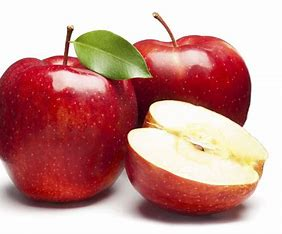
#> input picture Tutorial/Apple.jpeg, 282 x 234 px
$ jupyter execute MorphologicalOperations.ipynb
#> lines starting #> are read from the running program, lines starting #| are printed output that depends on the picture
Morphological operations: Each pixel's value is adjusted based on the values of the pixels surrounding the pixel

[cell 1]
import cv2 as cv
import numpy as np

1. Erosion: A pixel will eratin 255 iff all pixels in its kernel are 255, else it will be eroded to 0.

[cell 2]
img = cv.imread("Apple.jpeg")
#> img is the input picture: shape (234, 282, 3); mean B, G, R 143.6, 148.2, 199.1
cv.imshow("Apple", img)
cv.waitKey(5000)
cv.destroyAllWindows()

[cell 3]
gray = cv.cvtColor(img, cv.COLOR_BGR2GRAY)
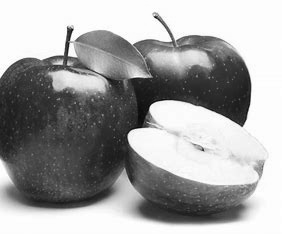
#> gray: shape (234, 282); min 7, max 255, mean 162.9
cv.imshow("Apple", gray)
cv.waitKey(5000)
cv.destroyAllWindows()

[cell 4]
erosion = cv.erode(gray, kernel=np.ones((5,5), np.uint8))
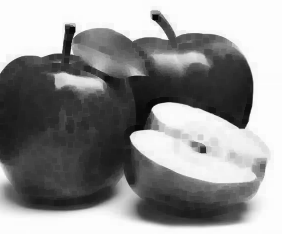
#> erosion: shape (234, 282); min 7, max 253, mean 146.1
cv.imshow("Apple", erosion)
cv.waitKey(5000)
cv.destroyAllWindows()

2. Dilation: Inverse of erosion, even if one value of the pixel's kernel has 255, then the pixel takes on 255

[cell 5]
dilation = cv.dilate(gray, kernel = np.ones((5,5), np.uint8))
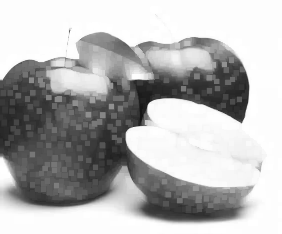
#> dilation: shape (234, 282); min 20, max 255, mean 180.5
cv.imshow("Apple", dilation)
cv.waitKey(5000)
cv.destroyAllWindows()

3. Opening: erosion followed by dilation; Removes noise

[cell 6]
opening = cv.morphologyEx(gray, cv.MORPH_OPEN, kernel = np.ones((5,5), np.uint8))
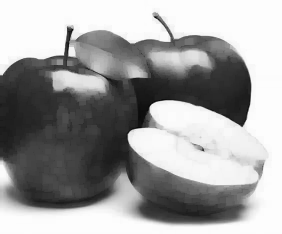
#> opening: shape (234, 282); min 7, max 253, mean 159.4
cv.imshow("Apple", opening)
cv.waitKey(5000)
cv.destroyAllWindows()

4. Closing: Dilation followed by erosion; fills patches in the foreground image

[cell 7]
closing = cv.morphologyEx(gray, cv.MORPH_CLOSE, kernel = np.ones((5,5), np.uint8))
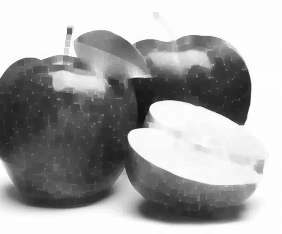
#> closing: shape (234, 282); min 20, max 255, mean 167.4
cv.imshow("Apple", closing)
cv.waitKey(5000)
cv.destroyAllWindows()

5. Gradient: Gets outline of the image; Dilated - Eroded

[cell 8]
grad = cv.morphologyEx(gray, cv.MORPH_GRADIENT, kernel = np.ones((5,5), np.uint8))
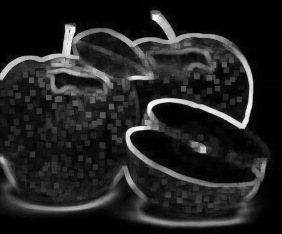
#> grad: shape (234, 282); min 0, max 248, mean 34.4
cv.imshow("Apple", grad)
cv.waitKey(5000)
cv.destroyAllWindows()
